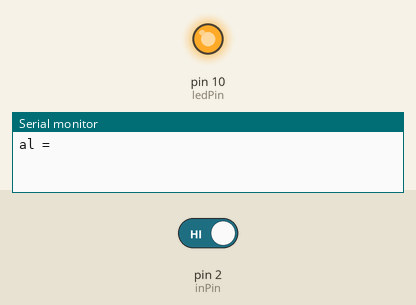
Bench run of a sketch on a simulated Arduino Uno, built with avr-gcc and run on an emulated ATmega328P. Shown: output pins drawn as LEDs (lit = HIGH), the last lines printed to the serial monitor. Inputs (shaded band) come from the test bench; at power-on: pin 2 (inPin) HIGH.

Above: at 1.05 s.
1.3 s: pin 2 (inPin) driven LOW
At 1.9 s:
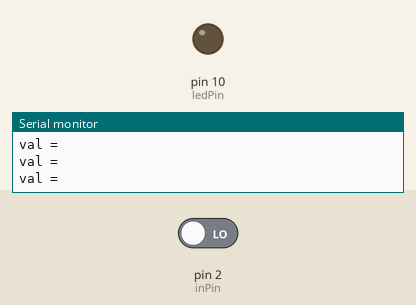
3.5 s: pin 2 (inPin) driven HIGH
At 6.05 s:
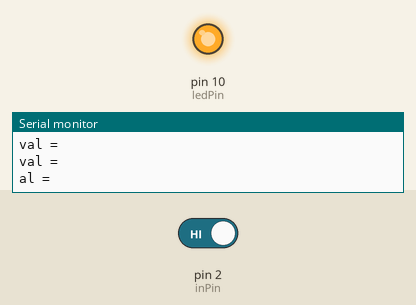
Timing chart, 0 to 12.5 s (numbered marks = the images above; inputs shaded):
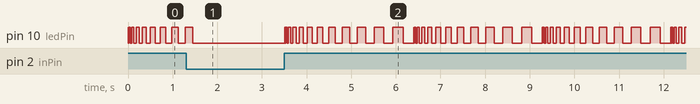

The sketch:

sketch_jul25b.ino
```cpp
/*
  Blink
 Turns on an LED on for one second, then off for one second, repeatedly.

 Most Arduinos have an on-board LED you can control. On the Uno and
 Leonardo, it is attached to digital pin 13. If you're unsure what
 pin the on-board LED is connected to on your Arduino model, check
 the documentation at http://arduino.cc

 This example code is not in the public domain.

 modified 25 de julho de 2016
 by Claudio § Miguel
 */
int ledPin = 10 ;
int inPin = 2;
int val = 0;

// the setup function runs once when you press reset or power the board
void setup() {
  // initialize digital pin 13 as an output.
  pinMode(ledPin, OUTPUT);
  pinMode(inPin, INPUT);
  Serial.begin(9600);
}

// the loop function runs over and over again forever
void loop() {


  val = digitalRead(inPin);
  Serial.println("val = "+val);
  if (val == LOW){

    digitalWrite(ledPin, LOW);
  }
  else{
    for(int i=10;i<250;i+=10){

      digitalWrite(ledPin, HIGH);   // turn the LED on (HIGH is the voltage level)
      delay(i);              // wait for a second
      digitalWrite(ledPin, LOW);    // turn the LED off by making the voltage LOW
      delay(i);
      i=i+10;    // wait for a second
      if(digitalRead(inPin) == LOW){
        break;
      }
    }
    digitalWrite(ledPin, HIGH);
  }


}
/*
    digitalWrite(led, HIGH);   // turn the LED on (HIGH is the voltage level)
 delay(1000);              // wait for a second
 digitalWrite(led, LOW);    // turn the LED off by making the voltage LOW
 delay(1000);
 */
```

Measured:
- after the input at 1.3 s, pin 10 (ledPin): goes on until 1.5 s, then stays LOW
- after the input at 3.5 s, pin 10 (ledPin): LOW → HIGH at once, then moves between LOW and HIGH, repeating every 2.9 s
- by itself, pin 10 (ledPin): repeats every 0.04 s: LOW 0.01 s, HIGH 0.03 s
